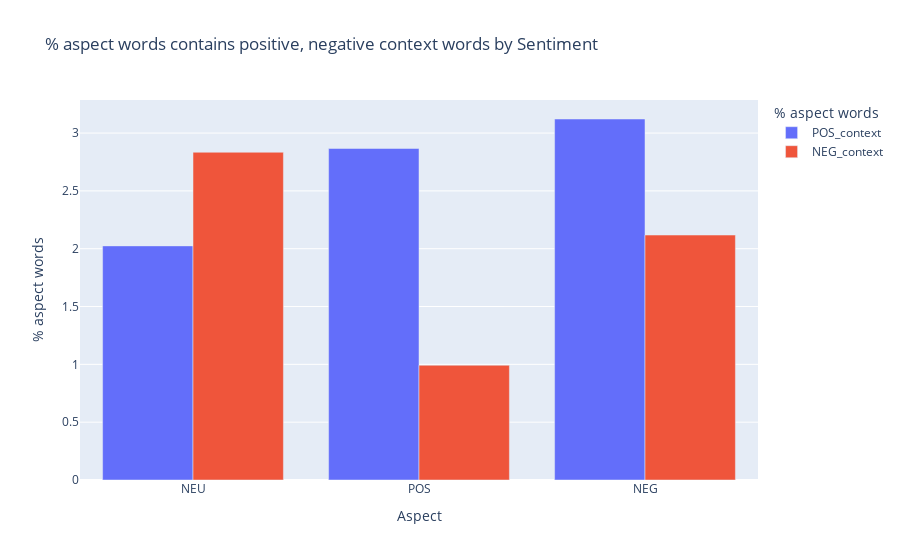

Notebook code for this chart:
### Code cell
sentiment_context_summary = df_aspects.groupby('sentiment')[['POS_context','NEG_context']].agg('mean').sort_values(by=['POS_context'])
sentiment_context_summary = sentiment_context_summary.multiply(100)
fig = px.bar( sentiment_context_summary.astype(float), x=sentiment_context_summary.index, y=['POS_context', 'NEG_context'],
             title='% aspect words contains positive, negative context words by Sentiment',
             labels={'value': '% aspect words', 'variable': '% aspect words', 'sentiment': 'Aspect'},
             barmode='group')

# Show the plot
fig.show()

### Figure 1 — Plotly figure (JSON) as saved in the notebook; plotly's stock layout.template omitted (floating-point values rounded to 4 significant figures)
{"data": [{"alignmentgroup": "True", "hovertemplate": "% aspect words=%{y}<br>Aspect=%{x}<extra></extra>", "legendgroup": "POS_context", "marker": {"color": "#636efa", "pattern": {"shape": ""}}, "name": "POS_context", "offsetgroup": "POS_context", "orientation": "v", "showlegend": true, "textposition": "auto", "type": "bar", "x": ["NEU", "POS", "NEG"], "xaxis": "x", "y": [2.024, 2.867, 3.122], "yaxis": "y"}, {"alignmentgroup": "True", "hovertemplate": "% aspect words=%{y}<br>Aspect=%{x}<extra></extra>", "legendgroup": "NEG_context", "marker": {"color": "#EF553B", "pattern": {"shape": ""}}, "name": "NEG_context", "offsetgroup": "NEG_context", "orientation": "v", "showlegend": true, "textposition": "auto", "type": "bar", "x": ["NEU", "POS", "NEG"], "xaxis": "x", "y": [2.834, 0.9923, 2.118], "yaxis": "y"}], "layout": {"barmode": "group", "legend": {"title": {"text": "% aspect words"}, "tracegroupgap": 0}, "title": {"text": "% aspect words contains positive, negative context words by Sentiment"}, "xaxis": {"anchor": "y", "domain": [0, 1], "title": {"text": "Aspect"}}, "yaxis": {"anchor": "x", "domain": [0, 1], "title": {"text": "% aspect words"}}}}
